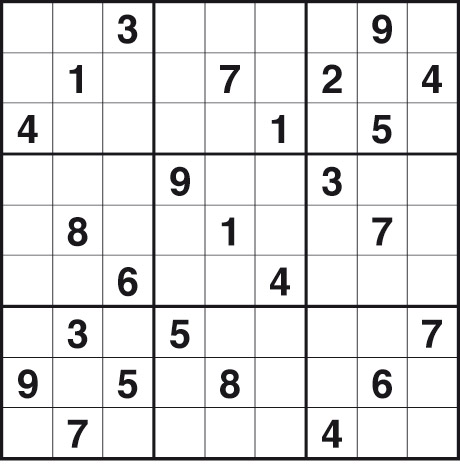
#> input picture images/Sudoku2590hard.jpg, 460 x 467 px
$ python -i get_numbers.py   (imports and definitions only)
#> lines starting #> are read from the running program, lines starting #| are printed output that depends on the picture; after the words box and inside, x2 and y2 are one past the last pixel; in counts of white or black regions, pixels touching at a corner belong together
#/bin/env python3

import cv2,sys
import numpy as np
from PIL import Image
from pytesseract import image_to_string

def dist_line(p1,p2,p3):
    x1,y1 = p1[0]
    x2,y2 = p2[0]
    x0,y0 = p3[0]
    return ((y2 - y1) * x0 - (x2 - x1) * y0 + x2*y1 - y2*x1) / np.sqrt((y2-y1)**2 + (x2 - x1) ** 2)

def fix_poly(polygon):
    ret = np.array([ [0,0],[0,0],[0,0],[0,0] ],np.float32)
    min_ = np.sqrt(polygon[0][0][0]**2 + polygon[0][0][1]**2)
    minc = 0
    for i in range(1,4):
        if np.sqrt(polygon[i][0][0]**2 + polygon[i][0][1]**2) < min_:
            min_ = np.sqrt(polygon[i][0][0]**2 + polygon[i][0][1]**2)
            minc = i

    #found top left vertex, rotate until it's on the top left
    for i in range(minc):
        polygon = np.roll(polygon,-1,axis=0)

    #if needed, "invert" the order.
    dist1 = dist_line(polygon[0],polygon[2],polygon[1])
    dist3 = dist_line(polygon[0],polygon[2],polygon[3])
    if dist3 > dist1:
        x = polygon[3][0][0]
        y = polygon[3][0][1]
        polygon[3][0][0] = polygon[1][0][0]
        polygon[3][0][1] = polygon[1][0][1]
        polygon[1][0][0] = x
        polygon[1][0][1] = y
    ret[0] = polygon[0][0]
    ret[1] = polygon[1][0]
    ret[2] = polygon[2][0]
    ret[3] = polygon[3][0]
    return ret

def to_binary(image):
    gray_image = cv2.cvtColor(image, cv2.COLOR_BGR2GRAY)
    gray_image = cv2.GaussianBlur(gray_image,(5,5),0)
    image2 = cv2.adaptiveThreshold(gray_image,255,cv2.ADAPTIVE_THRESH_GAUSSIAN_C,cv2.THRESH_BINARY_INV ,75,5)
    return image2

def get_tile(image):
    image2 = to_binary(image)

    contours, hierarchy = cv2.findContours(image2, cv2.RETR_TREE, cv2.CHAIN_APPROX_SIMPLE)
    biggest = None
    max_area = 0
    for i in contours:
        area = cv2.contourArea(i)
        if area > 100:
            peri = cv2.arcLength(i,True)
            approx = cv2.approxPolyDP(i,0.02*peri,True)
            if area > max_area and len(approx)==4:
                biggest = approx
                max_area = area


    dst_bounds = np.array([ [0,0],[899,0],[899,899],[0,899] ],np.float32)
    biggest = fix_poly(biggest)	# we put the corners of biggest square in CW order to match with h

    transform = cv2.getPerspectiveTransform(biggest,dst_bounds)	# apply perspective transformation
    warp = cv2.warpPerspective(image,transform,(900,900))
    return warp


def train(): #from opencv tutorial
    img = cv2.imread('digits.png')
    gray = cv2.cvtColor(img,cv2.COLOR_BGR2GRAY)

    # Now we split the image to 5000 cells, each 20x20 size
    cells = [np.hsplit(row,100) for row in np.vsplit(gray,50)]

    # Make it into a Numpy array. It size will be (50,100,20,20)
    x = np.array(cells)

    # Now we prepare train_data and test_data.
    train = x[:,:50].reshape(-1,400).astype(np.float32) # Size = (2500,400)
    test = x[:,50:100].reshape(-1,400).astype(np.float32) # Size = (2500,400)

    # Create labels for train and test data
    k = np.arange(10)
    train_labels = np.repeat(k,250)[:,np.newaxis]
    test_labels = train_labels.copy()

    # Initiate kNN, train the data, then test it with test data for k=1
    knn = cv2.KNearest()
    knn.train(train,train_labels)
    return knn

def avg_distance(point,contour):
    dists = [ np.sqrt((point[0] - i[0][0])**2 +(point[1] - i[0][1])**2  ) for i in contour]
    return sum(dists) / len(dists)

def get_number(image):
    image2 = image.copy()
    contours, hierarchy = cv2.findContours(image2, cv2.RETR_TREE, cv2.CHAIN_APPROX_TC89_L1)
    closest = None
    flag = False
    max_dist = 500 #outside of 100x100 image
    arr = []
    for i in contours:
        area = cv2.contourArea(i)
        dist = avg_distance((50,50),i)
        peri = cv2.arcLength(i,True)
        # dist = cv2.pointPolygonTest(i,(len(image)/2,len(image[0])),True)
        if peri > 100 and dist < max_dist and dist < 40:
            flag = True
            max_dist = dist
            closest = i
    if not flag:
        return None
    arr.append(closest)
    # [5 lines of commented-out code are left out]
    return arr

def contour_mask(image,contour):
    mask = np.zeros_like(image)
    cv2.drawContours(mask, contour, -1, 255,thickness=-1)
    res = cv2.bitwise_and(image,image,mask = mask)
    return res

def get_numbers(image):
    warp = get_tile(image)

    bw = to_binary(warp)
    #
    # cv2.imshow("bw",bw)
    # cv2.waitKey(0)
    # cv2.destroyAllWindows()

    sudoku = []
    for i in range(9):
        ln = []
        for j in range(9):
            ln.append(bw[i*100:(i+1)*100, j*100:(j+1)*100 ])
        sudoku.append(ln)

    # knn = train()
    nimg = np.zeros((900,900,3), np.uint8)

    sudoku_contour = []
    for i in range(9):
        ln = []
        for j in range(9):
            im = get_number(sudoku[i][j])
            ln.append(im)
        sudoku_contour.append(ln)

    numbers = []
    for i in range(9):
        ln = []
        for j in range(9):
            if sudoku_contour[i][j] == None:
                ln.append(0)
            else:
                im = contour_mask(sudoku[i][j],sudoku_contour[i][j])
                result = image_to_string(Image.fromarray(im),config="-psm 6")
                # im = cv2.resize(im,(20,20))
                # (result,_,_,_) = knn.find_nearest(im.reshape(-1,400).astype(np.float32),5)
                ln.append(int(result))
        numbers.append(ln)

    return numbers,warp

def print_numbers(image,numbers):
    for i in range(9):
        for j in range(9):
            cv2.putText(image,"%d" % ( int(numbers[i][j]) ) ,(30 + 100*j,80+100*i),1,5,(0,0,255),5)

>>> import cv2
>>> picture = cv2.imread('../../images/Sudoku2590hard.jpg')
#> picture is the input picture: shape (467, 460, 3); mean B, G, R 230.6, 230.1, 230.3
>>> result = get_numbers(picture)
#> in to_binary, `gray_image = cv2.GaussianBlur(gray_image,(5,5),0)`:
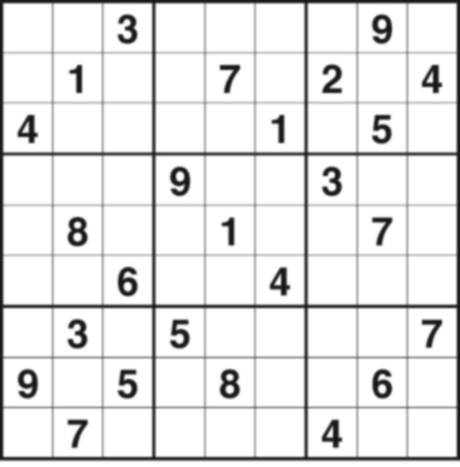
#> gray_image: shape (467, 460); min 23, max 255, mean 230.2
#> in to_binary, `image2 = cv2.adaptiveThreshold(gray_image,255,cv2.ADAPTIVE_THRESH_GAUS..`:
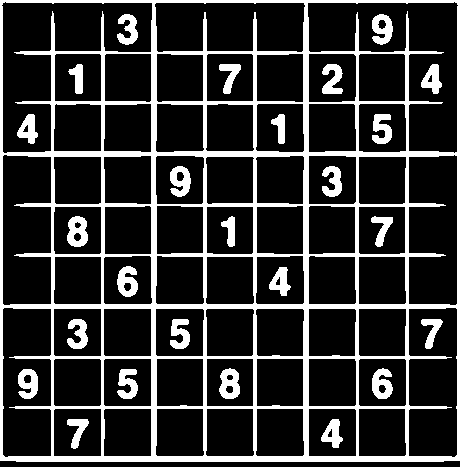
#> image2: shape (467, 460); 19.9% white; 26 white regions
#> in get_tile, `contours, hierarchy = cv2.findContours(image2, cv2.RETR_TREE, cv2.CHAI..`: contours = 102 contours; largest, box (x1, y1, x2, y2) and area: (0, 0, 460, 462) 211568, (307, 1, 459, 154) 11979, (1, 1, 153, 154) 11949, (2, 307, 52, 458) 7101, (408, 307, 458, 458) 7094
#> the loop in get_tile, `for i in contours:` made 102 passes
#> (area, peri, biggest, max_area) on pass 1: (211568, 1838.8, [[0, 0], [0, 460], [459, 460], [459, 0]], 211568)
#> (area, peri, approx) on passes 2, 3, 6, 7, 8, 9: (2266, 188.5, [[358, 409], [404, 408], [406, 454], [359, 456]]), (2300.5, 189.1, [[308, 409], [354, 408], [356, 455], [309, 456]]), (2272, 189.3, [[256, 409], [302, 408], [304, 454], [257, 456]]), (2262, 189.3, [[206, 409], [252, 408], [254, 454], [207, 456]]), (2267, 189.3, [[156, 409], [202, 408], [204, 454], [157, 456]]), (2280.5, 189.9, [[105, 408], [151, 409], [150, 456], [103, 455]])
#> after the loop in get_tile, `for i in contours:`: max_area = 211568
#> in fix_poly, `min_ = np.sqrt(polygon[0][0][0]**2 + polygon[0][0][1]**2)`: min_ = 0
#> after the loop in fix_poly, `for i in range(minc):`: polygon = [[0, 0], [0, 460], [459, 460], [459, 0]]
#> in dist_line, `x1,y1 = p1[0]`: x1 = 0
#> in dist_line, `x2,y2 = p2[0]`: x2 = 459; y2 = 460
#> in dist_line, `x0,y0 = p3[0]`: x0 = 0; y0 = 460
#> in fix_poly, `dist1 = dist_line(polygon[0],polygon[2],polygon[1])`: dist1 = -324.9
#> in fix_poly, `dist3 = dist_line(polygon[0],polygon[2],polygon[3])`: dist3 = 324.9
#> in fix_poly, `x = polygon[3][0][0]`: x = 459
#> in fix_poly, `y = polygon[3][0][1]`: y = 0
#> in get_tile, `biggest = fix_poly(biggest)`: biggest = [[0, 0], [459, 0], [459, 460], [0, 460]]
#> in get_tile, `transform = cv2.getPerspectiveTransform(biggest,dst_bounds)`: transform = [[1.96, 0, 0], [0, 1.95, 0], [0, 0, 1]]
#> in get_tile, `warp = cv2.warpPerspective(image,transform,(900,900))`:
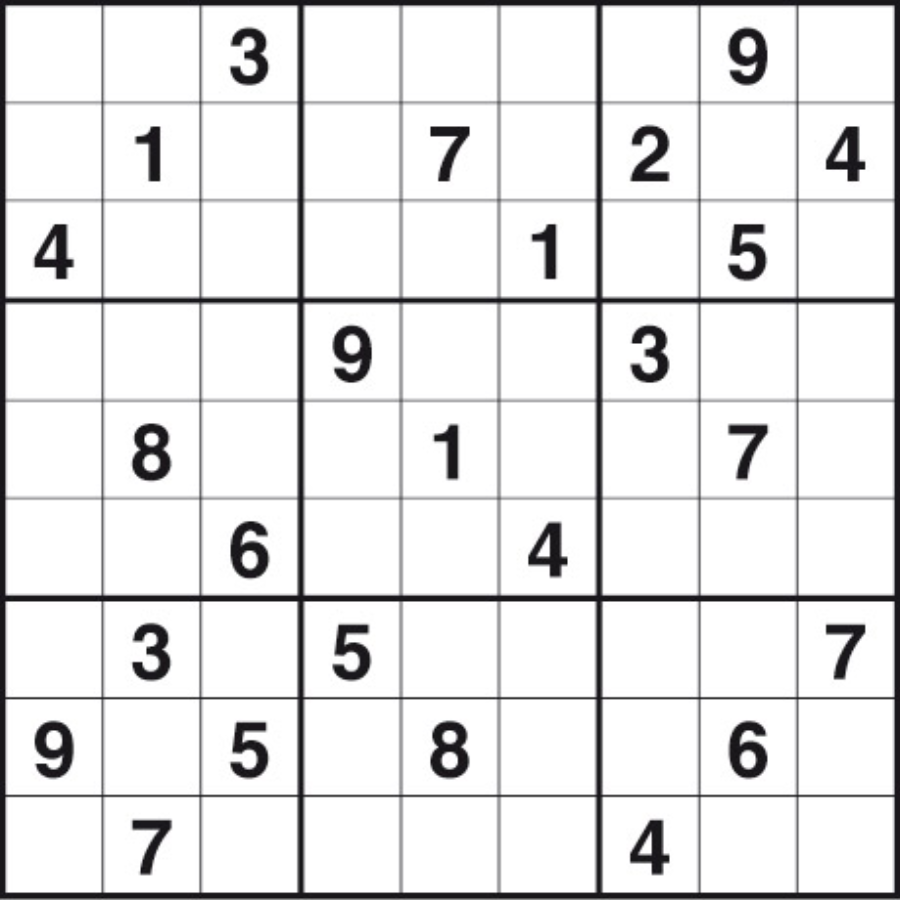
#> warp: shape (900, 900, 3); mean B, G, R 230.6, 230.2, 230.3
#> in to_binary (call 2), `image2 = cv2.adaptiveThreshold(gray_image,255,cv2.ADAPTIVE_THRESH_GAUS..`:
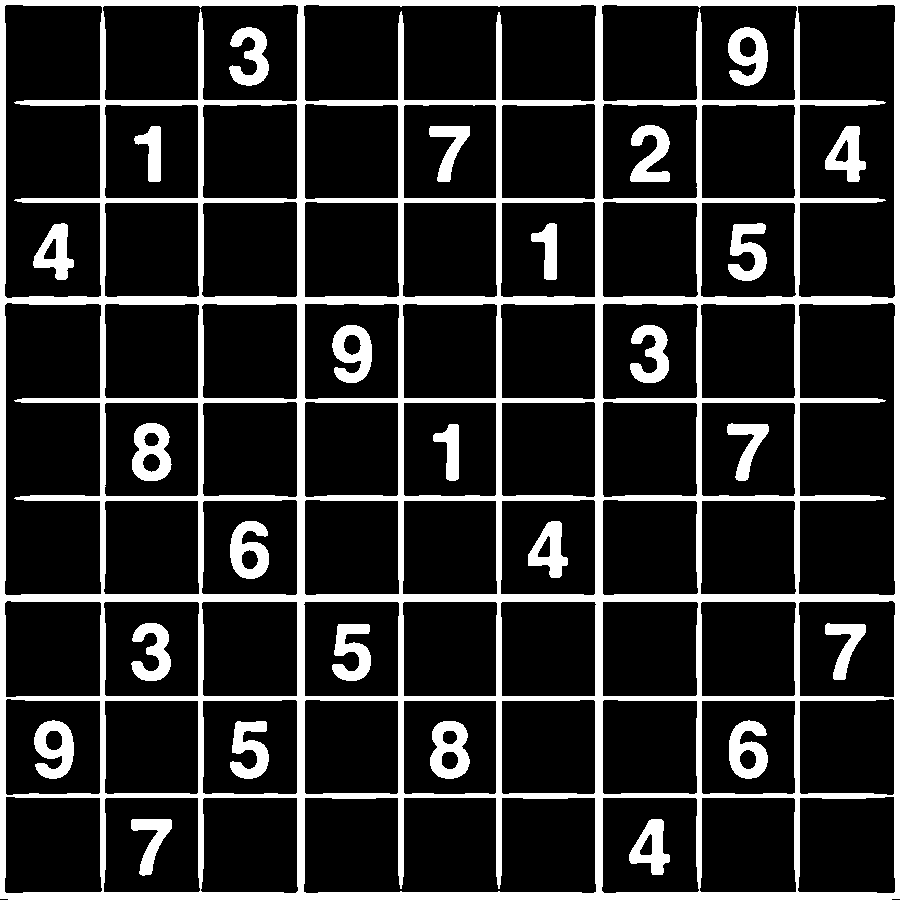
#> image2: shape (900, 900); 16.8% white; 26 white regions, largest, box (x1, y1, x2, y2) and area: (0, 0, 900, 900) 105139, (132, 423, 172, 481) 1480, (430, 721, 470, 779) 1480
#> after the loop in get_numbers, `for i in range(9):`: sudoku = 9 items
#> the loop in get_numbers, `for i in range(9):` made 9 passes
#> pass 1, in get_number (call 3), `image2 = image.copy()`:
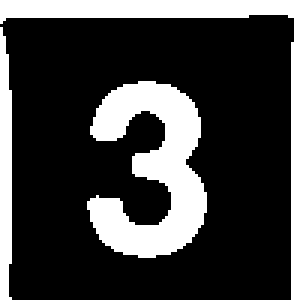
#> image2: shape (100, 100) (shown 3 times larger); 24.9% white; 3 white regions, box (x1, y1, x2, y2) and area: (29, 27, 69, 86) 1306, (0, 0, 100, 100) 864, (0, 9, 4, 100) 320
#> pass 1, in get_number (call 4), `image2 = image.copy()`:
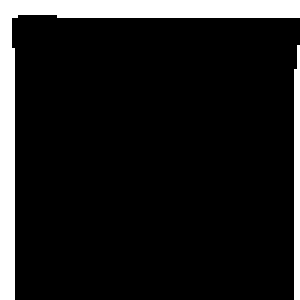
#> image2: shape (100, 100) (shown 3 times larger); 12.1% white; 2 white regions, box (x1, y1, x2, y2) and area: (0, 0, 100, 100) 1047, (98, 15, 100, 100) 162
#> the loop in get_numbers, `for i in range(9):` made 1 pass
#> pass 1, in contour_mask, `res = cv2.bitwise_and(image,image,mask = mask)`:
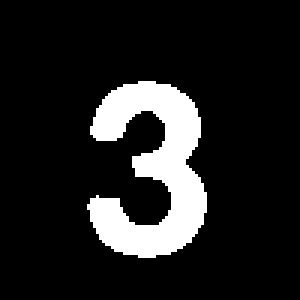
#> res: shape (100, 100) (shown 3 times larger); 12.9% white; 1 white region, box (x1, y1, x2, y2) and area: (29, 27, 69, 86) 1292
#> after the loop in get_numbers, `for i in range(9):`: numbers = []
#> (the run stopped early here; a loop or call above may not have finished)
